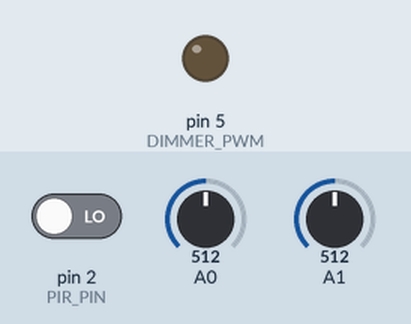
Recording of a sketch running on a simulated Arduino Uno, built with avr-gcc and run on an emulated ATmega328P. On the bench: output pins drawn as LEDs (lit = HIGH). The inputs (shaded band) are chosen by the test bench; at power-on: pin 2 (PIR_PIN) LOW, A0 = 512, A1 = 512.

Above: at 1.2 s.
1.3 s: pin 2 (PIR_PIN) driven HIGH
At 2.3 s:
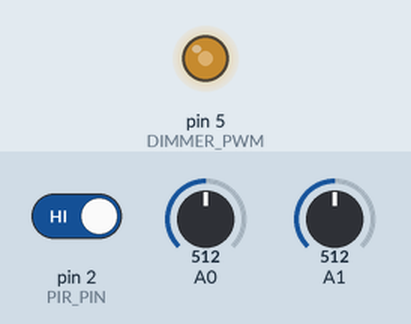
2.8 s: A0 set to 498
At 3.6 s:
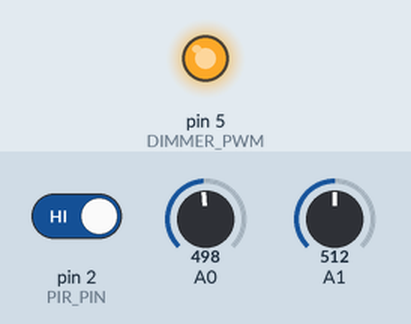
4.3 s: A0 set to 306
At 5.2 s:
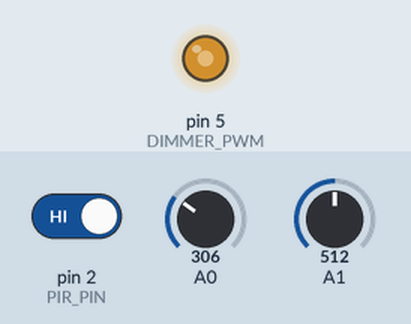
5.8 s: A0 set to 122
At 6.4 s:
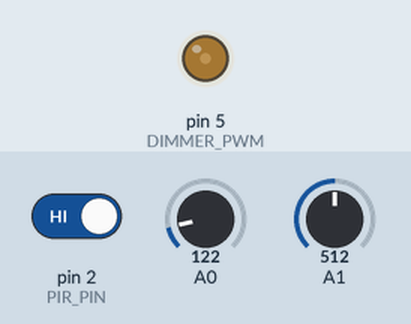
7.3 s: A0 set to 522
At 8.6 s:
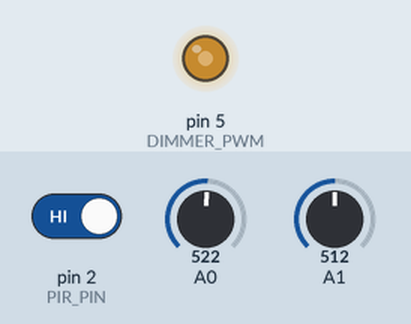
8.9 s: A1 set to 716
At 9.4 s:
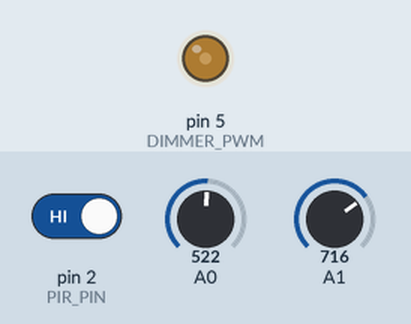
Timing chart, 0 to 11.4 s (numbered marks = the images above; inputs shaded):
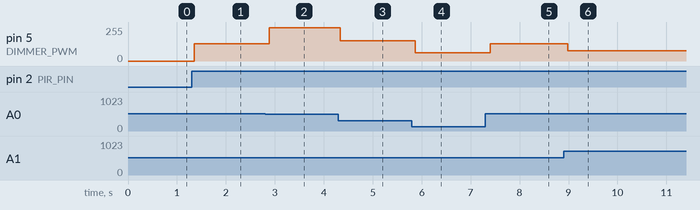

Measured:
- the behaviour switches between 512 and 511 on A0 (found by bisection; images 1 and 2)
- after the input at 1.3 s, pin 5 (DIMMER_PWM): 0/255 → 128/255 after 0.05 s
- after the input at 2.8 s, pin 5 (DIMMER_PWM): 128/255 → 249/255 after 0.09 s
- after the input at 4.3 s, pin 5 (DIMMER_PWM): 249/255 → 153/255 at once
- after the input at 5.8 s, pin 5 (DIMMER_PWM): 153/255 → 61/255 after 0.07 s
- after the input at 7.3 s, pin 5 (DIMMER_PWM): 61/255 → 128/255 after 0.11 s
- after the input at 8.9 s, pin 5 (DIMMER_PWM): 128/255 → 77/255 after 0.09 s

The sketch:

Dimmer_Light_Code_equivalent_Bare_metal_Ccode.ino
```cpp
#include <Arduino_FreeRTOS.h>
#include <semphr.h>

// === Pin Definitions ===
#define PIR_PIN     2        // Digital input
#define DIMMER_PWM  5        // OC0B (PWM via Timer0)
#define POT_CHANNEL 0        // ADC0
#define LDR_CHANNEL 1        // ADC1

// === Shared Variables ===
volatile uint16_t potValue = 0;
volatile uint16_t ldrValue = 0;
volatile bool pirDetected = false;
unsigned long lastMotionTime = 0;
const unsigned long motionTimeout = 30000;

SemaphoreHandle_t xSensorSemaphore;

// === Register-Level ADC Initialization ===
void initADC() {
  ADMUX = (1 << REFS0);                     // AVcc as reference
  ADCSRA = (1 << ADEN) | (1 << ADPS2) | (1 << ADPS1);  // Enable ADC, prescaler = 64
}

// === Read ADC Channel ===
uint16_t readADC(uint8_t channel) {
  ADMUX = (ADMUX & 0xF0) | (channel & 0x0F); // Select channel
  ADCSRA |= (1 << ADSC);                    // Start conversion
  while (ADCSRA & (1 << ADSC));             // Wait for complete
  return ADC;
}

// === PWM Initialization (Timer0) ===
void initPWM() {
  pinMode(DIMMER_PWM, OUTPUT);
  TCCR0A = (1 << COM0B1) | (1 << WGM01) | (1 << WGM00); // Fast PWM, OC0B
  TCCR0B = (1 << CS01);  // Prescaler = 8
}

// === Set PWM Duty ===
void setPWMDuty(uint8_t duty) {
  OCR0B = duty;
}

// === PIR Task ===
void readPIRTask(void *pvParameters) {
  pinMode(PIR_PIN, INPUT);
  while (1) {
    if (digitalRead(PIR_PIN)) {
      pirDetected = true;
      lastMotionTime = millis();
    } else if (millis() - lastMotionTime > motionTimeout) {
      pirDetected = false;
    }
    vTaskDelay(100 / portTICK_PERIOD_MS);
  }
}

// === Potentiometer ADC Task ===
void readPotTask(void *pvParameters) {
  while (1) {
    potValue = readADC(POT_CHANNEL);
    vTaskDelay(100 / portTICK_PERIOD_MS);
  }
}

// === LDR ADC Task ===
void readLDRTask(void *pvParameters) {
  while (1) {
    ldrValue = readADC(LDR_CHANNEL);
    vTaskDelay(200 / portTICK_PERIOD_MS);
  }
}

// === Brightness Control Task ===
void brightnessTask(void *pvParameters) {
  while (1) {
    uint8_t brightness = 0;

    if (pirDetected) {
      if (potValue < 512) {
        brightness = potValue / 2; // Manual mode
      } else {
        brightness = map(ldrValue, 0, 1023, 255, 0); // Auto mode
      }
    } else {
      brightness = 0;
    }

    setPWMDuty(brightness);
    vTaskDelay(50 / portTICK_PERIOD_MS);
  }
}

void setup() {
  initADC();
  initPWM();
  xSensorSemaphore = xSemaphoreCreateMutex();

  xTaskCreate(readPIRTask, "PIR", 128, NULL, 1, NULL);
  xTaskCreate(readPotTask, "Pot", 128, NULL, 1, NULL);
  xTaskCreate(readLDRTask, "LDR", 128, NULL, 1, NULL);
  xTaskCreate(brightnessTask, "PWM", 128, NULL, 2, NULL);
}

void loop() {
  // RTOS manages everything
}
```
